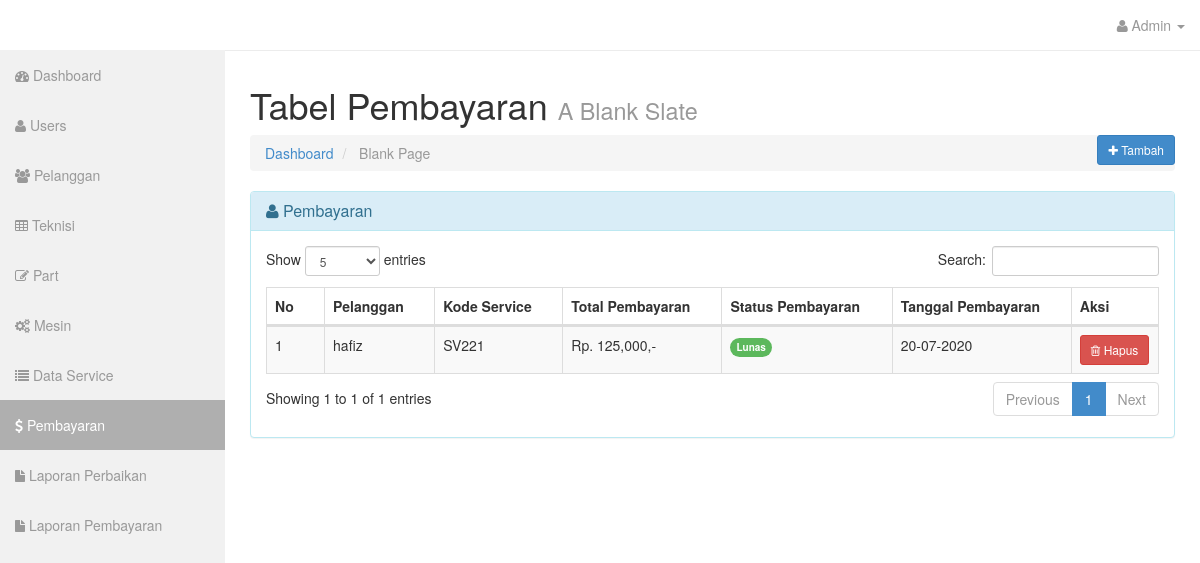
/admin/?hal=pembayaran (signed in), run on the app's committed database.
### tables this page shows
CREATE TABLE `pembayaran` (
  `id_pembayaran` int(11) NOT NULL,
  `id_pelanggan` int(11) NOT NULL,
  `id_data_service` int(11) NOT NULL,
  `status_pembayaran` varchar(20) NOT NULL,
  `tgl_pembayaran` date NOT NULL
);

CREATE TABLE `pelanggan` (
  `id_pelanggan` int(11) NOT NULL,
  `nama_pelanggan` varchar(25) NOT NULL,
  `alamat_pelanggan` text NOT NULL,
  `email_pelanggan` varchar(30) NOT NULL,
  `telp_pelanggan` varchar(15) NOT NULL
);

CREATE TABLE `datservice` (
  `id_data_service` int(11) NOT NULL,
  `kode_service` varchar(15) NOT NULL,
  `id_pelanggan` int(11) NOT NULL,
  `id_mesin` int(11) NOT NULL,
  `id_teknisi` int(11) NOT NULL,
  `id_part` int(11) NOT NULL,
  `nama_part` varchar(30) NOT NULL,
  `harga_part` int(15) NOT NULL,
  `total_pembayaran` int(15) NOT NULL,
  `status_service` varchar(20) NOT NULL,
  `tgl_service` date NOT NULL
);

### admin/class/crud.php (called while the page is built, shortened)
<?php
class Pembayaran{
    public function tampilpembayaran($koneksi){
        $qry = $koneksi->query("SELECT * FROM pembayaran
        INNER JOIN pelanggan ON pembayaran.id_pelanggan=pelanggan.id_pelanggan
        INNER JOIN datservice ON pembayaran.id_data_service=datservice.id_data_service
        ORDER BY pembayaran.id_pembayaran DESC");
        while($pecah = $qry->fetch_array()){
            $data[] = $pecah;
        }
        $hitung = $qry->num_rows;
        if( $hitung > 0 )
        {
            return $data;
        }else{
            error_reporting(0);
        }
    }
}
$pembayaran = new Pembayaran();
?>

### admin/views/aksi/mtambahpembayaran.php (the view, shortened to what this page needs)
</div>

### admin/views/pembayaran.php (shortened to what this page needs)
<div class="row">
          <div class="col-lg-12">
            <h1>Tabel Pembayaran <small>A Blank Slate</small></h1>
            <button type="button" class="btn btn-primary btn-sm pull-right" id="tambahdatapembayaran" data-toggle="modal" data-target="#tambahpembayaran">
                <i class="fa fa-plus"></i> Tambah
            </button>
            <ol class="breadcrumb">
              <li><a href="index.html"><i class="icon-dashboard"></i> Dashboard</a></li>
              <li class="active"><i class="icon-file-alt"></i> Blank Page</li>
            </ol>
          </div>
        </div>
<section>
<div class="row">
          <div class="col-lg-12">
            <div class="panel panel-info">
              <div class="panel-heading">
                <h3 class="panel-title"><i class="fa fa-user"></i> Pembayaran</h3>
              </div>
              <div class="panel-body">
                <div class="table-responsive">
                  <table class="table table-bordered table-hover table-striped" id="dataTable">
                    <thead>
                      <tr>
                        <th>No</th>
                        <th>Pelanggan</th>
                        <th>Kode Service</th>
                        <th>Total Pembayaran</th>
                        <th>Status Pembayaran</th>
                        <th>Tanggal Pembayaran</th>
                        <th>Aksi</th>
                      </tr>
                    </thead>
                    <tbody>
                    <?php
                    $qry = $pembayaran->tampilpembayaran($koneksi);
                    foreach($qry as $dat => $data){
                      ?>
                      <tr>
                        <td><?= $dat + 1 ?></td>
                        <td><?= $data['nama_pelanggan'] ?></td>
                        <td><?= $data['kode_service'] ?></td>
                        <td><?= 'Rp. '.number_format($data['total_pembayaran']).',-'; ?></td>
                        <td>
                          <?= $data['status_pembayaran'] == "lunas" ? '<span class="label label-success" style="border-radius: 100px; font-size: 10px; ">Lunas</span>' : '' ?>
                        </td>
                        <td><?= date('d-m-Y', strtotime($data['tgl_pembayaran'])) ?></td>
                        <td>
                        <a href="?hal=pembayaran&hapus=<?= $data['id_pembayaran'] ?>" class="btn btn-sm btn-danger" onclick="return confirm('Yakin Dihapus ?')"><i class="fa fa-trash-o"></i> Hapus</a>
                        </td>
                      </tr>
                    <?php } ?>
                    </tbody>
                  </table>
              </div>
            </div>
          </div>
        </div>
        <?php include_once 'aksi/mtambahpembayaran.php'; ?>
</section>

### data on the page
pembayaran: id_pelanggan.nama_pelanggan "hafiz", id_data_service.kode_service "SV221", id_data_service.total_pembayaran "125,000", status_pembayaran "Lunas", tgl_pembayaran "20-07-2020"

### other printed values
$_SESSION['adm']['username'] "Admin"
